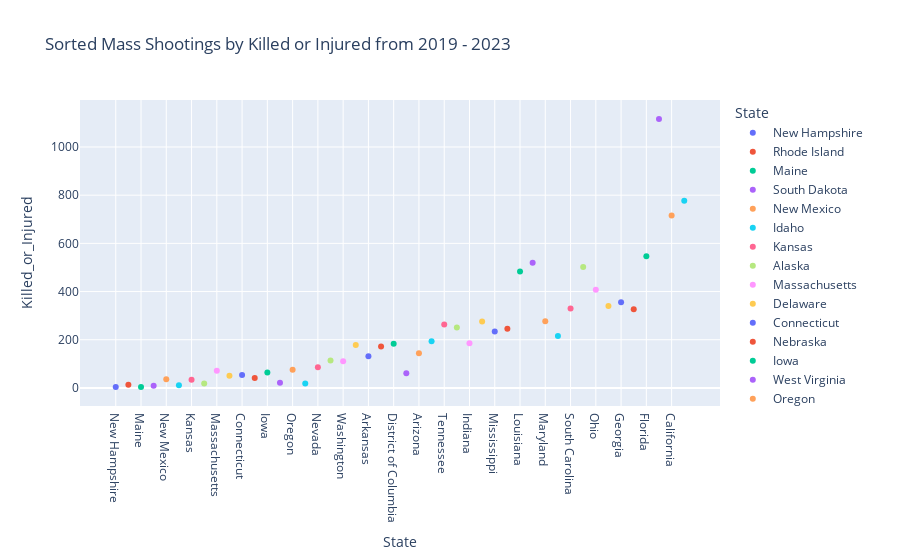

Notebook source saved alongside this figure:
### Code cell
hovertemplate = "# Killed: %{customdata[0]} <br># Injured: %{customdata[1]}: <br># Killed or Injured: %{customdata[2]} </br>"
plot = px.scatter(sum_df, x = 'State', y = 'Killed_or_Injured', color = 'State', title = 'Sorted Mass Shootings by Killed or Injured from 2019 - 2023', custom_data = ['# Killed', '# Injured', 'Killed_or_Injured'])
plot.update_traces(hovertemplate = hovertemplate)
plot.show()
plot.write_html('shootings.html')

### Figure 1 — Plotly figure (JSON) as saved in the notebook; plotly's stock layout.template omitted (floating-point values rounded to 4 significant figures)
{"data": [{"customdata": [[0, 4, 4]], "hovertemplate": "# Killed: %{customdata[0]} <br># Injured: %{customdata[1]}: <br># Killed or Injured: %{customdata[2]} </br>", "legendgroup": "New Hampshire", "marker": {"color": "#636efa", "symbol": "circle"}, "mode": "markers", "name": "New Hampshire", "orientation": "v", "showlegend": true, "type": "scatter", "x": ["New Hampshire"], "xaxis": "x", "y": [4], "yaxis": "y"}, {"customdata": [[0, 13, 13]], "hovertemplate": "# Killed: %{customdata[0]} <br># Injured: %{customdata[1]}: <br># Killed or Injured: %{customdata[2]} </br>", "legendgroup": "Rhode Island", "marker": {"color": "#EF553B", "symbol": "circle"}, "mode": "markers", "name": "Rhode Island", "orientation": "v", "showlegend": true, "type": "scatter", "x": ["Rhode Island"], "xaxis": "x", "y": [13], "yaxis": "y"}, {"customdata": [[3, 1, 4]], "hovertemplate": "# Killed: %{customdata[0]} <br># Injured: %{customdata[1]}: <br># Killed or Injured: %{customdata[2]} </br>", "legendgroup": "Maine", "marker": {"color": "#00cc96", "symbol": "circle"}, "mode": "markers", "name": "Maine", "orientation": "v", "showlegend": true, "type": "scatter", "x": ["Maine"], "xaxis": "x", "y": [4], "yaxis": "y"}, {"customdata": [[4, 5, 9]], "hovertemplate": "# Killed: %{customdata[0]} <br># Injured: %{customdata[1]}: <br># Killed or Injured: %{customdata[2]} </br>", "legendgroup": "South Dakota", "marker": {"color": "#ab63fa", "symbol": "circle"}, "mode": "markers", "name": "South Dakota", "orientation": "v", "showlegend": true, "type": "scatter", "x": ["South Dakota"], "xaxis": "x", "y": [9], "yaxis": "y"}, {"customdata": [[4, 32, 36]], "hovertemplate": "# Killed: %{customdata[0]} <br># Injured: %{customdata[1]}: <br># Killed or Injured: %{customdata[2]} </br>", "legendgroup": "New Mexico", "marker": {"color": "#FFA15A", "symbol": "circle"}, "mode": "markers", "name": "New Mexico", "orientation": "v", "showlegend": true, "type": "scatter", "x": ["New Mexico"], "xaxis": "x", "y": [36], "yaxis": "y"}, {"customdata": [[5, 6, 11]], "hovertemplate": "# Killed: %{customdata[0]} <br># Injured: %{customdata[1]}: <br># Killed or Injured: %{customdata[2]} </br>", "legendgroup": "Idaho", "marker": {"color": "#19d3f3", "symbol": "circle"}, "mode": "markers", "name": "Idaho", "orientation": "v", "showlegend": true, "type": "scatter", "x": ["Idaho"], "xaxis": "x", "y": [11], "yaxis": "y"}, {"customdata": [[5, 29, 34]], "hovertemplate": "# Killed: %{customdata[0]} <br># Injured: %{customdata[1]}: <br># Killed or Injured: %{customdata[2]} </br>", "legendgroup": "Kansas", "marker": {"color": "#FF6692", "symbol": "circle"}, "mode": "markers", "name": "Kansas", "orientation": "v", "showlegend": true, "type": "scatter", "x": ["Kansas"], "xaxis": "x", "y": [34], "yaxis": "y"}, {"customdata": [[6, 12, 18]], "hovertemplate": "# Killed: %{customdata[0]} <br># Injured: %{customdata[1]}: <br># Killed or Injured: %{customdata[2]} </br>", "legendgroup": "Alaska", "marker": {"color": "#B6E880", "symbol": "circle"}, "mode": "markers", "name": "Alaska", "orientation": "v", "showlegend": true, "type": "scatter", "x": ["Alaska"], "xaxis": "x", "y": [18], "yaxis": "y"}, {"customdata": [[6, 65, 71]], "hovertemplate": "# Killed: %{customdata[0]} <br># Injured: %{customdata[1]}: <br># Killed or Injured: %{customdata[2]} </br>", "legendgroup": "Massachusetts", "marker": {"color": "#FF97FF", "symbol": "circle"}, "mode": "markers", "name": "Massachusetts", "orientation": "v", "showlegend": true, "type": "scatter", "x": ["Massachusetts"], "xaxis": "x", "y": [71], "yaxis": "y"}, {"customdata": [[7, 44, 51]], "hovertemplate": "# Killed: %{customdata[0]} <br># Injured: %{customdata[1]}: <br># Killed or Injured: %{customdata[2]} </br>", "legendgroup": "Delaware", "marker": {"color": "#FECB52", "symbol": "circle"}, "mode": "markers", "name": "Delaware", "orientation": "v", "showlegend": true, "type": "scatter", "x": ["Delaware"], "xaxis": "x", "y": [51], "yaxis": "y"}, {"customdata": [[8, 46, 54]], "hovertemplate": "# Killed: %{customdata[0]} <br># Injured: %{customdata[1]}: <br># Killed or Injured: %{customdata[2]} </br>", "legendgroup": "Connecticut", "marker": {"color": "#636efa", "symbol": "circle"}, "mode": "markers", "name": "Connecticut", "orientation": "v", "showlegend": true, "type": "scatter", "x": ["Connecticut"], "xaxis": "x", "y": [54], "yaxis": "y"}, {"customdata": [[9, 32, 41]], "hovertemplate": "# Killed: %{customdata[0]} <br># Injured: %{customdata[1]}: <br># Killed or Injured: %{customdata[2]} </br>", "legendgroup": "Nebraska", "marker": {"color": "#EF553B", "symbol": "circle"}, "mode": "markers", "name": "Nebraska", "orientation": "v", "showlegend": true, "type": "scatter", "x": ["Nebraska"], "xaxis": "x", "y": [41], "yaxis": "y"}, {"customdata": [[10, 54, 64]], "hovertemplate": "# Killed: %{customdata[0]} <br># Injured: %{customdata[1]}: <br># Killed or Injured: %{customdata[2]} </br>", "legendgroup": "Iowa", "marker": {"color": "#00cc96", "symbol": "circle"}, "mode": "markers", "name": "Iowa", "orientation": "v", "showlegend": true, "type": "scatter", "x": ["Iowa"], "xaxis": "x", "y": [64], "yaxis": "y"}, {"customdata": [[12, 9, 21]], "hovertemplate": "# Killed: %{customdata[0]} <br># Injured: %{customdata[1]}: <br># Killed or Injured: %{customdata[2]} </br>", "legendgroup": "West Virginia", "marker": {"color": "#ab63fa", "symbol": "circle"}, "mode": "markers", "name": "West Virginia", "orientation": "v", "showlegend": true, "type": "scatter", "x": ["West Virginia"], "xaxis": "x", "y": [21], "yaxis": "y"}, {"customdata": [[12, 63, 75]], "hovertemplate": "# Killed: %{customdata[0]} <br># Injured: %{customdata[1]}: <br># Killed or Injured: %{customdata[2]} </br>", "legendgroup": "Oregon", "marker": {"color": "#FFA15A", "symbol": "circle"}, "mode": "markers", "name": "Oregon", "orientation": "v", "showlegend": true, "type": "scatter", "x": ["Oregon"], "xaxis": "x", "y": [75], "yaxis": "y"}, {"customdata": [[13, 5, 18]], "hovertemplate": "# Killed: %{customdata[0]} <br># Injured: %{customdata[1]}: <br># Killed or Injured: %{customdata[2]} </br>", "legendgroup": "Utah", "marker": {"color": "#19d3f3", "symbol": "circle"}, "mode": "markers", "name": "Utah", "orientation": "v", "showlegend": true, "type": "scatter", "x": ["Utah"], "xaxis": "x", "y": [18], "yaxis": "y"}, {"customdata": [[13, 73, 86]], "hovertemplate": "# Killed: %{customdata[0]} <br># Injured: %{customdata[1]}: <br># Killed or Injured: %{customdata[2]} </br>", "legendgroup": "Nevada", "marker": {"color": "#FF6692", "symbol": "circle"}, "mode": "markers", "name": "Nevada", "orientation": "v", "showlegend": true, "type": "scatter", "x": ["Nevada"], "xaxis": "x", "y": [86], "yaxis": "y"}, {"customdata": [[16, 98, 114]], "hovertemplate": "# Killed: %{customdata[0]} <br># Injured: %{customdata[1]}: <br># Killed or Injured: %{customdata[2]} </br>", "legendgroup": "Kentucky", "marker": {"color": "#B6E880", "symbol": "circle"}, "mode": "markers", "name": "Kentucky", "orientation": "v", "showlegend": true, "type": "scatter", "x": ["Kentucky"], "xaxis": "x", "y": [114], "yaxis": "y"}, {"customdata": [[18, 93, 111]], "hovertemplate": "# Killed: %{customdata[0]} <br># Injured: %{customdata[1]}: <br># Killed or Injured: %{customdata[2]} </br>", "legendgroup": "Washington", "marker": {"color": "#FF97FF", "symbol": "circle"}, "mode": "markers", "name": "Washington", "orientation": "v", "showlegend": true, "type": "scatter", "x": ["Washington"], "xaxis": "x", "y": [111], "yaxis": "y"}, {"customdata": [[21, 157, 178]], "hovertemplate": "# Killed: %{customdata[0]} <br># Injured: %{customdata[1]}: <br># Killed or Injured: %{customdata[2]} </br>", "legendgroup": "New Jersey", "marker": {"color": "#FECB52", "symbol": "circle"}, "mode": "markers", "name": "New Jersey", "orientation": "v", "showlegend": true, "type": "scatter", "x": ["New Jersey"], "xaxis": "x", "y": [178], "yaxis": "y"}, {"customdata": [[21, 110, 131]], "hovertemplate": "# Killed: %{customdata[0]} <br># Injured: %{customdata[1]}: <br># Killed or Injured: %{customdata[2]} </br>", "legendgroup": "Arkansas", "marker": {"color": "#636efa", "symbol": "circle"}, "mode": "markers", "name": "Arkansas", "orientation": "v", "showlegend": true, "type": "scatter", "x": ["Arkansas"], "xaxis": "x", "y": [131], "yaxis": "y"}, {"customdata": [[23, 149, 172]], "hovertemplate": "# Killed: %{customdata[0]} <br># Injured: %{customdata[1]}: <br># Killed or Injured: %{customdata[2]} </br>", "legendgroup": "Minnesota", "marker": {"color": "#EF553B", "symbol": "circle"}, "mode": "markers", "name": "Minnesota", "orientation": "v", "showlegend": true, "type": "scatter", "x": ["Minnesota"], "xaxis": "x", "y": [172], "yaxis": "y"}, {"customdata": [[25, 158, 183]], "hovertemplate": "# Killed: %{customdata[0]} <br># Injured: %{customdata[1]}: <br># Killed or Injured: %{customdata[2]} </br>", "legendgroup": "District of Columbia", "marker": {"color": "#00cc96", "symbol": "circle"}, "mode": "markers", "name": "District of Columbia", "orientation": "v", "showlegend": true, "type": "scatter", "x": ["District of Columbia"], "xaxis": "x", "y": [183], "yaxis": "y"}, {"customdata": [[30, 31, 61]], "hovertemplate": "# Killed: %{customdata[0]} <br># Injured: %{customdata[1]}: <br># Killed or Injured: %{customdata[2]} </br>", "legendgroup": "Oklahoma", "marker": {"color": "#ab63fa", "symbol": "circle"}, "mode": "markers", "name": "Oklahoma", "orientation": "v", "showlegend": true, "type": "scatter", "x": ["Oklahoma"], "xaxis": "x", "y": [61], "yaxis": "y"}, {"customdata": [[34, 110, 144]], "hovertemplate": "# Killed: %{customdata[0]} <br># Injured: %{customdata[1]}: <br># Killed or Injured: %{customdata[2]} </br>", "legendgroup": "Arizona", "marker": {"color": "#FFA15A", "symbol": "circle"}, "mode": "markers", "name": "Arizona", "orientation": "v", "showlegend": true, "type": "scatter", "x": ["Arizona"], "xaxis": "x", "y": [144], "yaxis": "y"}, {"customdata": [[42, 152, 194]], "hovertemplate": "# Killed: %{customdata[0]} <br># Injured: %{customdata[1]}: <br># Killed or Injured: %{customdata[2]} </br>", "legendgroup": "Wisconsin", "marker": {"color": "#19d3f3", "symbol": "circle"}, "mode": "markers", "name": "Wisconsin", "orientation": "v", "showlegend": true, "type": "scatter", "x": ["Wisconsin"], "xaxis": "x", "y": [194], "yaxis": "y"}, {"customdata": [[48, 215, 263]], "hovertemplate": "# Killed: %{customdata[0]} <br># Injured: %{customdata[1]}: <br># Killed or Injured: %{customdata[2]} </br>", "legendgroup": "Tennessee", "marker": {"color": "#FF6692", "symbol": "circle"}, "mode": "markers", "name": "Tennessee", "orientation": "v", "showlegend": true, "type": "scatter", "x": ["Tennessee"], "xaxis": "x", "y": [263], "yaxis": "y"}, {"customdata": [[51, 200, 251]], "hovertemplate": "# Killed: %{customdata[0]} <br># Injured: %{customdata[1]}: <br># Killed or Injured: %{customdata[2]} </br>", "legendgroup": "Alabama", "marker": {"color": "#B6E880", "symbol": "circle"}, "mode": "markers", "name": "Alabama", "orientation": "v", "showlegend": true, "type": "scatter", "x": ["Alabama"], "xaxis": "x", "y": [251], "yaxis": "y"}, {"customdata": [[54, 131, 185]], "hovertemplate": "# Killed: %{customdata[0]} <br># Injured: %{customdata[1]}: <br># Killed or Injured: %{customdata[2]} </br>", "legendgroup": "Indiana", "marker": {"color": "#FF97FF", "symbol": "circle"}, "mode": "markers", "name": "Indiana", "orientation": "v", "showlegend": true, "type": "scatter", "x": ["Indiana"], "xaxis": "x", "y": [185], "yaxis": "y"}, {"customdata": [[55, 221, 276]], "hovertemplate": "# Killed: %{customdata[0]} <br># Injured: %{customdata[1]}: <br># Killed or Injured: %{customdata[2]} </br>", "legendgroup": "Missouri", "marker": {"color": "#FECB52", "symbol": "circle"}, "mode": "markers", "name": "Missouri", "orientation": "v", "showlegend": true, "type": "scatter", "x": ["Missouri"], "xaxis": "x", "y": [276], "yaxis": "y"}, {"customdata": [[55, 179, 234]], "hovertemplate": "# Killed: %{customdata[0]} <br># Injured: %{customdata[1]}: <br># Killed or Injured: %{customdata[2]} </br>", "legendgroup": "Mississippi", "marker": {"color": "#636efa", "symbol": "circle"}, "mode": "markers", "name": "Mississippi", "orientation": "v", "showlegend": true, "type": "scatter", "x": ["Mississippi"], "xaxis": "x", "y": [234], "yaxis": "y"}, {"customdata": [[58, 188, 246]], "hovertemplate": "# Killed: %{customdata[0]} <br># Injured: %{customdata[1]}: <br># Killed or Injured: %{customdata[2]} </br>", "legendgroup": "Virginia", "marker": {"color": "#EF553B", "symbol": "circle"}, "mode": "markers", "name": "Virginia", "orientation": "v", "showlegend": true, "type": "scatter", "x": ["Virginia"], "xaxis": "x", "y": [246], "yaxis": "y"}, {"customdata": [[59, 424, 483]], "hovertemplate": "# Killed: %{customdata[0]} <br># Injured: %{customdata[1]}: <br># Killed or Injured: %{customdata[2]} </br>", "legendgroup": "Louisiana", "marker": {"color": "#00cc96", "symbol": "circle"}, "mode": "markers", "name": "Louisiana", "orientation": "v", "showlegend": true, "type": "scatter", "x": ["Louisiana"], "xaxis": "x", "y": [483], "yaxis": "y"}, {"customdata": [[59, 461, 520]], "hovertemplate": "# Killed: %{customdata[0]} <br># Injured: %{customdata[1]}: <br># Killed or Injured: %{customdata[2]} </br>", "legendgroup": "New York", "marker": {"color": "#ab63fa", "symbol": "circle"}, "mode": "markers", "name": "New York", "orientation": "v", "showlegend": true, "type": "scatter", "x": ["New York"], "xaxis": "x", "y": [520], "yaxis": "y"}, {"customdata": [[60, 217, 277]], "hovertemplate": "# Killed: %{customdata[0]} <br># Injured: %{customdata[1]}: <br># Killed or Injured: %{customdata[2]} </br>", "legendgroup": "Maryland", "marker": {"color": "#FFA15A", "symbol": "circle"}, "mode": "markers", "name": "Maryland", "orientation": "v", "showlegend": true, "type": "scatter", "x": ["Maryland"], "xaxis": "x", "y": [277], "yaxis": "y"}, {"customdata": [[62, 154, 216]], "hovertemplate": "# Killed: %{customdata[0]} <br># Injured: %{customdata[1]}: <br># Killed or Injured: %{customdata[2]} </br>", "legendgroup": "Colorado", "marker": {"color": "#19d3f3", "symbol": "circle"}, "mode": "markers", "name": "Colorado", "orientation": "v", "showlegend": true, "type": "scatter", "x": ["Colorado"], "xaxis": "x", "y": [216], "yaxis": "y"}, {"customdata": [[64, 266, 330]], "hovertemplate": "# Killed: %{customdata[0]} <br># Injured: %{customdata[1]}: <br># Killed or Injured: %{customdata[2]} </br>", "legendgroup": "South Carolina", "marker": {"color": "#FF6692", "symbol": "circle"}, "mode": "markers", "name": "South Carolina", "orientation": "v", "showlegend": true, "type": "scatter", "x": ["South Carolina"], "xaxis": "x", "y": [330], "yaxis": "y"}, {"customdata": [[65, 437, 502]], "hovertemplate": "# Killed: %{customdata[0]} <br># Injured: %{customdata[1]}: <br># Killed or Injured: %{customdata[2]} </br>", "legendgroup": "Pennsylvania", "marker": {"color": "#B6E880", "symbol": "circle"}, "mode": "markers", "name": "Pennsylvania", "orientation": "v", "showlegend": true, "type": "scatter", "x": ["Pennsylvania"], "xaxis": "x", "y": [502], "yaxis": "y"}, {"customdata": [[70, 337, 407]], "hovertemplate": "# Killed: %{customdata[0]} <br># Injured: %{customdata[1]}: <br># Killed or Injured: %{customdata[2]} </br>", "legendgroup": "Ohio", "marker": {"color": "#FF97FF", "symbol": "circle"}, "mode": "markers", "name": "Ohio", "orientation": "v", "showlegend": true, "type": "scatter", "x": ["Ohio"], "xaxis": "x", "y": [407], "yaxis": "y"}, {"customdata": [[72, 268, 340]], "hovertemplate": "# Killed: %{customdata[0]} <br># Injured: %{customdata[1]}: <br># Killed or Injured: %{customdata[2]} </br>", "legendgroup": "Michigan", "marker": {"color": "#FECB52", "symbol": "circle"}, "mode": "markers", "name": "Michigan", "orientation": "v", "showlegend": true, "type": "scatter", "x": ["Michigan"], "xaxis": "x", "y": [340], "yaxis": "y"}, {"customdata": [[79, 277, 356]], "hovertemplate": "# Killed: %{customdata[0]} <br># Injured: %{customdata[1]}: <br># Killed or Injured: %{customdata[2]} </br>", "legendgroup": "Georgia", "marker": {"color": "#636efa", "symbol": "circle"}, "mode": "markers", "name": "Georgia", "orientation": "v", "showlegend": true, "type": "scatter", "x": ["Georgia"], "xaxis": "x", "y": [356], "yaxis": "y"}, {"customdata": [[79, 248, 327]], "hovertemplate": "# Killed: %{customdata[0]} <br># Injured: %{customdata[1]}: <br># Killed or Injured: %{customdata[2]} </br>", "legendgroup": "North Carolina", "marker": {"color": "#EF553B", "symbol": "circle"}, "mode": "markers", "name": "North Carolina", "orientation": "v", "showlegend": true, "type": "scatter", "x": ["North Carolina"], "xaxis": "x", "y": [327], "yaxis": "y"}, {"customdata": [[83, 463, 546]], "hovertemplate": "# Killed: %{customdata[0]} <br># Injured: %{customdata[1]}: <br># Killed or Injured: %{customdata[2]} </br>", "legendgroup": "Florida", "marker": {"color": "#00cc96", "symbol": "circle"}, "mode": "markers", "name": "Florida", "orientation": "v", "showlegend": true, "type": "scatter", "x": ["Florida"], "xaxis": "x", "y": [546], "yaxis": "y"}, {"customdata": [[161, 955, 1116]], "hovertemplate": "# Killed: %{customdata[0]} <br># Injured: %{customdata[1]}: <br># Killed or Injured: %{customdata[2]} </br>", "legendgroup": "Illinois", "marker": {"color": "#ab63fa", "symbol": "circle"}, "mode": "markers", "name": "Illinois", "orientation": "v", "showlegend": true, "type": "scatter", "x": ["Illinois"], "xaxis": "x", "y": [1116], "yaxis": "y"}, {"customdata": [[185, 531, 716]], "hovertemplate": "# Killed: %{customdata[0]} <br># Injured: %{customdata[1]}: <br># Killed or Injured: %{customdata[2]} </br>", "legendgroup": "California", "marker": {"color": "#FFA15A", "symbol": "circle"}, "mode": "markers", "name": "California", "orientation": "v", "showlegend": true, "type": "scatter", "x": ["California"], "xaxis": "x", "y": [716], "yaxis": "y"}, {"customdata": [[202, 575, 777]], "hovertemplate": "# Killed: %{customdata[0]} <br># Injured: %{customdata[1]}: <br># Killed or Injured: %{customdata[2]} </br>", "legendgroup": "Texas", "marker": {"color": "#19d3f3", "symbol": "circle"}, "mode": "markers", "name": "Texas", "orientation": "v", "showlegend": true, "type": "scatter", "x": ["Texas"], "xaxis": "x", "y": [777], "yaxis": "y"}], "layout": {"legend": {"title": {"text": "State"}, "tracegroupgap": 0}, "title": {"text": "Sorted Mass Shootings by Killed or Injured from 2019 - 2023"}, "xaxis": {"anchor": "y", "categoryarray": ["New Hampshire", "Rhode Island", "Maine", "South Dakota", "New Mexico", "Idaho", "Kansas", "Alaska", "Massachusetts", "Delaware", "Connecticut", "Nebraska", "Iowa", "West Virginia", "Oregon", "Utah", "Nevada", "Kentucky", "Washington", "New Jersey", "Arkansas", "Minnesota", "District of Columbia", "Oklahoma", "Arizona", "Wisconsin", "Tennessee", "Alabama", "Indiana", "Missouri", "Mississippi", "Virginia", "Louisiana", "New York", "Maryland", "Colorado", "South Carolina", "Pennsylvania", "Ohio", "Michigan", "Georgia", "North Carolina", "Florida", "Illinois", "California", "Texas"], "categoryorder": "array", "domain": [0, 1], "title": {"text": "State"}}, "yaxis": {"anchor": "x", "domain": [0, 1], "title": {"text": "Killed_or_Injured"}}}}
